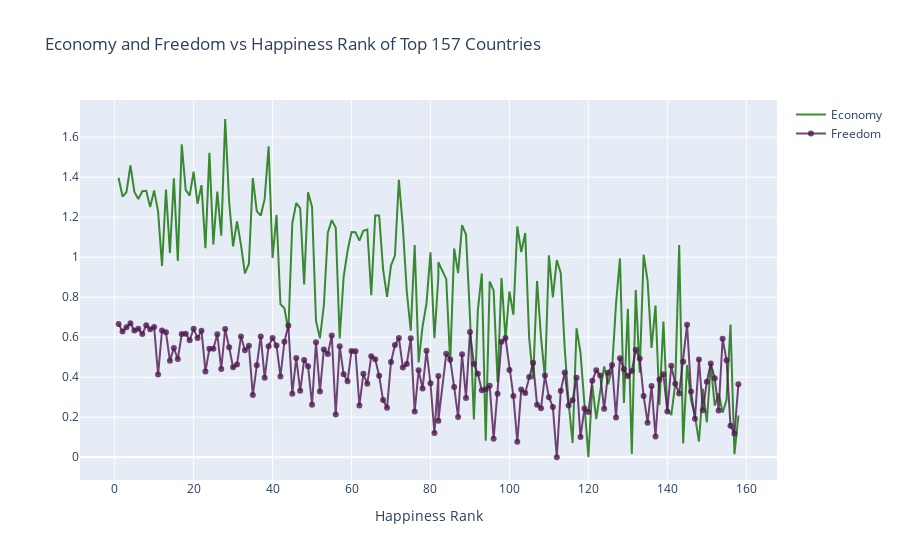

Notebook source saved alongside this figure:
### Markdown cell above
# Line Charts

### Code cell
# prepare data frame
data_2015 = data_2015.iloc[:158,:]


# Creating trace1
trace1 = go.Scatter(
                    x = data_2015.Happiness_Rank,
                    y = data_2015.Economy,
                    mode = "lines",
                    name = "Economy",
                    marker = dict(color = 'rgba(16, 112, 2, 0.8)'),
                    text= data_2015.Country)
# Creating trace2
trace2 = go.Scatter(
                    x = data_2015.Happiness_Rank,
                    y = data_2015.Freedom,
                    mode = "lines+markers",
                    name = "Freedom",
                    marker = dict(color = 'rgba(80, 26, 80, 0.8)'),
                    text= data_2015.Country)
data = [trace1, trace2]
layout = dict(title = 'Economy and Freedom vs Happiness Rank of Top 157 Countries',
              xaxis= dict(title= 'Happiness Rank',ticklen= 5,zeroline= False)
             )
fig = dict(data = data, layout = layout)
iplot(fig)

### Figure 1 — Plotly figure (JSON) as saved in the notebook; plotly's stock layout.template omitted (floating-point values rounded to 4 significant figures; data arrays with more than 128 entries replaced by an {"elided": "..."} marker saying what was removed)
{"data": [{"marker": {"color": "rgba(16, 112, 2, 0.8)"}, "mode": "lines", "name": "Economy", "text": {"elided": "158 str values"}, "type": "scatter", "x": {"elided": "158 int values"}, "y": {"elided": "158 float values"}}, {"marker": {"color": "rgba(80, 26, 80, 0.8)"}, "mode": "lines+markers", "name": "Freedom", "text": {"elided": "158 str values"}, "type": "scatter", "x": {"elided": "158 int values"}, "y": {"elided": "158 float values"}}], "layout": {"title": {"text": "Economy and Freedom vs Happiness Rank of Top 157 Countries"}, "xaxis": {"ticklen": 5, "title": {"text": "Happiness Rank"}, "zeroline": false}}}
